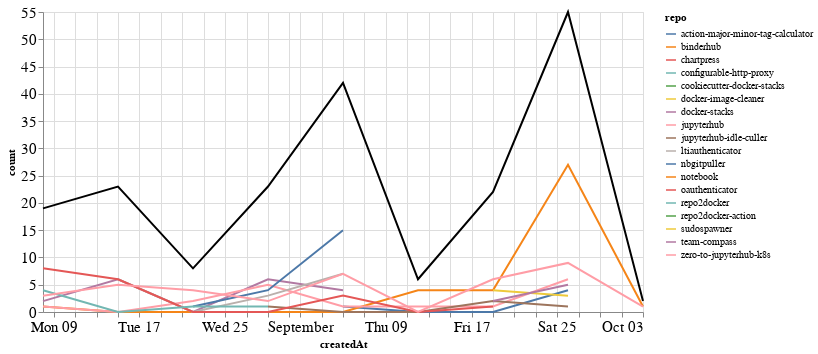

Write notebook code for a chart like this one.
### Markdown cell above
### Comments

### Code cell
comments_time = comments.groupby('repo').resample('W', on='createdAt').count()['author'].reset_index()
comments_time = comments_time.rename(columns={'author': 'count'})
comments_time_total = comments_time.groupby('createdAt').agg({"count": "sum"}).reset_index()
ch1 = alt.Chart(comments_time, width=600).mark_line().encode(
    x='createdAt',
    y='count',
    color='repo',
    tooltip="repo"
)

ch2 = alt.Chart(comments_time_total, width=600).mark_line(color="black").encode(
    x='createdAt',
    y='count',
)

ch1 + ch2

### Figure 1 — Vega-Lite specification as saved in the notebook (floating-point values rounded to 4 significant figures)
{"config": {"axisLeft": {"labelFontSize": 15}, "axisBottom": {"labelFontSize": 15}}, "layer": [{"data": {"name": "data-2ea18bc69d55a4de643c6d6ca9551253"}, "mark": "line", "encoding": {"color": {"type": "nominal", "field": "repo"}, "tooltip": {"type": "nominal", "field": "repo"}, "x": {"type": "temporal", "field": "createdAt"}, "y": {"type": "quantitative", "field": "count"}}, "width": 600}, {"data": {"name": "data-c21af2af5305448438c3a8a1bbb3adfd"}, "mark": {"type": "line", "color": "black"}, "encoding": {"x": {"type": "temporal", "field": "createdAt"}, "y": {"type": "quantitative", "field": "count"}}, "width": 600}], "$schema": "https://vega.github.io/schema/vega-lite/v4.8.1.json", "datasets": {"data-2ea18bc69d55a4de643c6d6ca9551253": [{"repo": "action-major-minor-tag-calculator", "createdAt": "2021-09-05T00:00:00", "count": 1}, {"repo": "action-major-minor-tag-calculator", "createdAt": "2021-09-12T00:00:00", "count": 0}, {"repo": "action-major-minor-tag-calculator", "createdAt": "2021-09-19T00:00:00", "count": 0}, {"repo": "action-major-minor-tag-calculator", "createdAt": "2021-09-26T00:00:00", "count": 4}, {"repo": "binderhub", "createdAt": "2021-08-08T00:00:00", "count": 1}, {"repo": "binderhub", "createdAt": "2021-08-15T00:00:00", "count": 0}, {"repo": "binderhub", "createdAt": "2021-08-22T00:00:00", "count": 0}, {"repo": "binderhub", "createdAt": "2021-08-29T00:00:00", "count": 0}, {"repo": "binderhub", "createdAt": "2021-09-05T00:00:00", "count": 0}, {"repo": "binderhub", "createdAt": "2021-09-12T00:00:00", "count": 4}, {"repo": "binderhub", "createdAt": "2021-09-19T00:00:00", "count": 4}, {"repo": "binderhub", "createdAt": "2021-09-26T00:00:00", "count": 27}, {"repo": "binderhub", "createdAt": "2021-10-03T00:00:00", "count": 1}, {"repo": "chartpress", "createdAt": "2021-09-05T00:00:00", "count": 2}, {"repo": "configurable-http-proxy", "createdAt": "2021-09-19T00:00:00", "count": 2}, {"repo": "cookiecutter-docker-stacks", "createdAt": "2021-09-05T00:00:00", "count": 1}, {"repo": "docker-image-cleaner", "createdAt": "2021-09-19T00:00:00", "count": 4}, {"repo": "docker-image-cleaner", "createdAt": "2021-09-26T00:00:00", "count": 3}, {"repo": "docker-stacks", "createdAt": "2021-08-08T00:00:00", "count": 2}, {"repo": "docker-stacks", "createdAt": "2021-08-15T00:00:00", "count": 6}, {"repo": "docker-stacks", "createdAt": "2021-08-22T00:00:00", "count": 0}, {"repo": "docker-stacks", "createdAt": "2021-08-29T00:00:00", "count": 6}, {"repo": "docker-stacks", "createdAt": "2021-09-05T00:00:00", "count": 4}, {"repo": "jupyterhub", "createdAt": "2021-08-08T00:00:00", "count": 1}, {"repo": "jupyterhub", "createdAt": "2021-08-15T00:00:00", "count": 0}, {"repo": "jupyterhub", "createdAt": "2021-08-22T00:00:00", "count": 2}, {"repo": "jupyterhub", "createdAt": "2021-08-29T00:00:00", "count": 5}, {"repo": "jupyterhub", "createdAt": "2021-09-05T00:00:00", "count": 1}, {"repo": "jupyterhub", "createdAt": "2021-09-12T00:00:00", "count": 1}, {"repo": "jupyterhub", "createdAt": "2021-09-19T00:00:00", "count": 1}, {"repo": "jupyterhub", "createdAt": "2021-09-26T00:00:00", "count": 6}, {"repo": "jupyterhub-idle-culler", "createdAt": "2021-08-29T00:00:00", "count": 1}, {"repo": "jupyterhub-idle-culler", "createdAt": "2021-09-05T00:00:00", "count": 0}, {"repo": "jupyterhub-idle-culler", "createdAt": "2021-09-12T00:00:00", "count": 0}, {"repo": "jupyterhub-idle-culler", "createdAt": "2021-09-19T00:00:00", "count": 2}, {"repo": "jupyterhub-idle-culler", "createdAt": "2021-09-26T00:00:00", "count": 1}, {"repo": "ltiauthenticator", "createdAt": "2021-08-15T00:00:00", "count": 6}, {"repo": "ltiauthenticator", "createdAt": "2021-08-22T00:00:00", "count": 0}, {"repo": "ltiauthenticator", "createdAt": "2021-08-29T00:00:00", "count": 3}, {"repo": "ltiauthenticator", "createdAt": "2021-09-05T00:00:00", "count": 7}, {"repo": "nbgitpuller", "createdAt": "2021-08-22T00:00:00", "count": 1}, {"repo": "nbgitpuller", "createdAt": "2021-08-29T00:00:00", "count": 4}, {"repo": "nbgitpuller", "createdAt": "2021-09-05T00:00:00", "count": 15}, {"repo": "notebook", "createdAt": "2021-08-29T00:00:00", "count": 1}, {"repo": "oauthenticator", "createdAt": "2021-08-08T00:00:00", "count": 8}, {"repo": "oauthenticator", "createdAt": "2021-08-15T00:00:00", "count": 6}, {"repo": "oauthenticator", "createdAt": "2021-08-22T00:00:00", "count": 0}, {"repo": "oauthenticator", "createdAt": "2021-08-29T00:00:00", "count": 0}, {"repo": "oauthenticator", "createdAt": "2021-09-05T00:00:00", "count": 3}, {"repo": "oauthenticator", "createdAt": "2021-09-12T00:00:00", "count": 0}, {"repo": "oauthenticator", "createdAt": "2021-09-19T00:00:00", "count": 1}, {"repo": "repo2docker", "createdAt": "2021-08-08T00:00:00", "count": 4}, {"repo": "repo2docker", "createdAt": "2021-08-15T00:00:00", "count": 0}, {"repo": "repo2docker", "createdAt": "2021-08-22T00:00:00", "count": 1}, {"repo": "repo2docker", "createdAt": "2021-08-29T00:00:00", "count": 1}, {"repo": "repo2docker-action", "createdAt": "2021-09-05T00:00:00", "count": 1}, {"repo": "sudospawner", "createdAt": "2021-09-12T00:00:00", "count": 1}, {"repo": "team-compass", "createdAt": "2021-09-19T00:00:00", "count": 2}, {"repo": "team-compass", "createdAt": "2021-09-26T00:00:00", "count": 5}, {"repo": "zero-to-jupyterhub-k8s", "createdAt": "2021-08-08T00:00:00", "count": 3}, {"repo": "zero-to-jupyterhub-k8s", "createdAt": "2021-08-15T00:00:00", "count": 5}, {"repo": "zero-to-jupyterhub-k8s", "createdAt": "2021-08-22T00:00:00", "count": 4}, {"repo": "zero-to-jupyterhub-k8s", "createdAt": "2021-08-29T00:00:00", "count": 2}, {"repo": "zero-to-jupyterhub-k8s", "createdAt": "2021-09-05T00:00:00", "count": 7}, {"repo": "zero-to-jupyterhub-k8s", "createdAt": "2021-09-12T00:00:00", "count": 0}, {"repo": "zero-to-jupyterhub-k8s", "createdAt": "2021-09-19T00:00:00", "count": 6}, {"repo": "zero-to-jupyterhub-k8s", "createdAt": "2021-09-26T00:00:00", "count": 9}, {"repo": "zero-to-jupyterhub-k8s", "createdAt": "2021-10-03T00:00:00", "count": 1}], "data-c21af2af5305448438c3a8a1bbb3adfd": [{"createdAt": "2021-08-08T00:00:00", "count": 19}, {"createdAt": "2021-08-15T00:00:00", "count": 23}, {"createdAt": "2021-08-22T00:00:00", "count": 8}, {"createdAt": "2021-08-29T00:00:00", "count": 23}, {"createdAt": "2021-09-05T00:00:00", "count": 42}, {"createdAt": "2021-09-12T00:00:00", "count": 6}, {"createdAt": "2021-09-19T00:00:00", "count": 22}, {"createdAt": "2021-09-26T00:00:00", "count": 55}, {"createdAt": "2021-10-03T00:00:00", "count": 2}]}}
